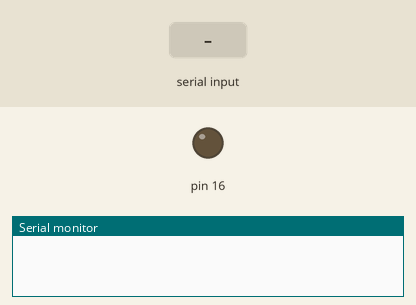
This sketch was run on a simulated Arduino Uno, built with avr-gcc and run on an emulated ATmega328P. On the bench: output pins drawn as LEDs (lit = HIGH), the last lines printed to the serial monitor. The inputs (shaded band) are chosen by the test bench.

Above: at 1.2 s.
1.3 s: byte 78 ('N') received over Serial
At 2.3 s:
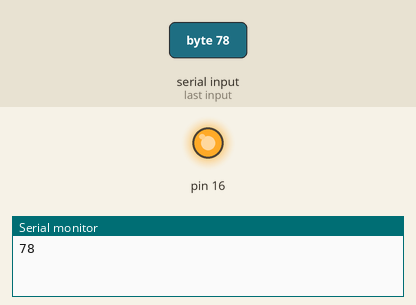
Timing chart, 0 to 4.8 s (numbered marks = the images above; inputs shaded):
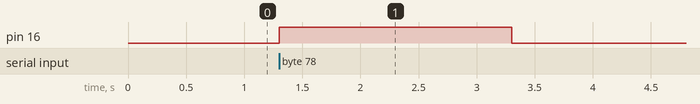

Measured:
- after the input at 1.3 s, pin 16: LOW → HIGH at once, → LOW 2.0 s later

The sketch:

Serial2.ino
```cpp
void setup(){
 Serial.begin(9600);
 pinMode(16,OUTPUT);

}


void loop(){
  int message = Serial.read();
  if('N' == message){
    Serial.println(message);
    digitalWrite(16,HIGH);
    delay(2000);
    Serial.println("Hello Ting");
    digitalWrite(16,LOW);
    delay(2000);
  }
}
```
